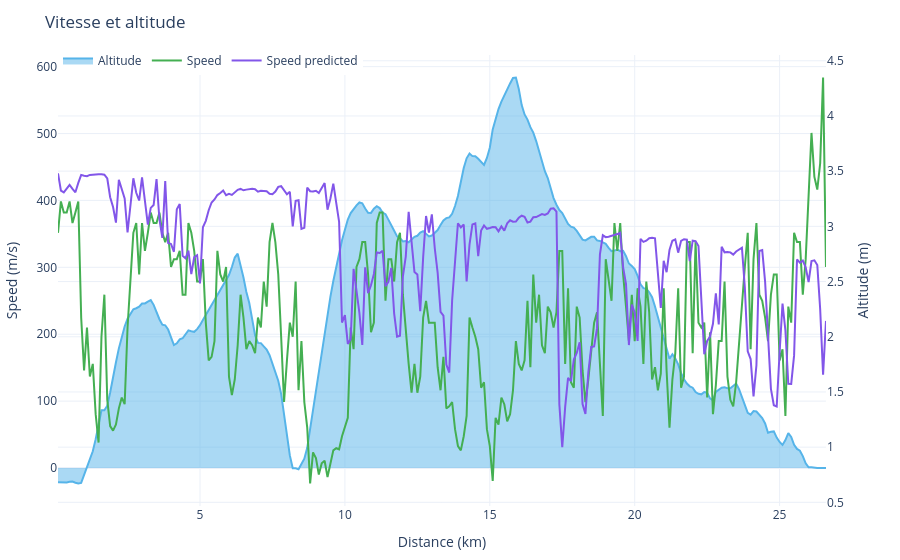

The notebook cell saved with this chart:
### Code cell
for activity_id in dataset.data["activity_id"].unique():
    if (
        not "Mamores"
        in dataset._data[dataset._data["activity_id"] == activity_id]
        .loc[:, "name"]
        .values[0]
    ):
        continue

    race = dataset.get_activities(activity_id)
    race.plot.speed().show()

### Figure 1 — Plotly figure (JSON) as saved in the notebook; plotly's stock layout.template omitted (floating-point values rounded to 4 significant figures; data arrays with more than 128 entries replaced by an {"elided": "..."} marker saying what was removed)
{"data": [{"customdata": {"elided": "266x3 float values"}, "fill": "tozeroy", "hovertemplate": "Distance : %{x:.2f} km<br>Altitude : %{y:.1f} m<br>Speed : %{customdata[0]:.1f} km/h<br>Prediction : %{customdata[1]:.1f} km/h<br>Erreur : %{customdata[2]:.1f} km/h<extra></extra>", "line": {"color": "#56B4E9"}, "mode": "lines", "name": "Altitude", "type": "scatter", "x": {"elided": "266 float values"}, "xaxis": "x", "y": {"elided": "266 float values"}, "yaxis": "y"}, {"customdata": {"elided": "266x3 float values"}, "hovertemplate": "Distance : %{x:.2f} km<br>Altitude : %{y:.1f} m<br>Speed : %{customdata[0]:.1f} km/h<br>Prediction : %{customdata[1]:.1f} km/h<br>Erreur : %{customdata[2]:.1f} km/h<extra></extra>", "line": {"color": "#44AF52"}, "mode": "lines", "name": "Speed", "type": "scatter", "x": {"elided": "266 float values"}, "xaxis": "x", "y": {"elided": "266 float values"}, "yaxis": "y2"}, {"customdata": {"elided": "266x3 float values"}, "hovertemplate": "Distance : %{x:.2f} km<br>Altitude : %{y:.1f} m<br>Speed : %{customdata[0]:.1f} km/h<br>Prediction : %{customdata[1]:.1f} km/h<br>Erreur : %{customdata[2]:.1f} km/h<extra></extra>", "line": {"color": "#8256E9"}, "mode": "lines", "name": "Speed predicted", "type": "scatter", "x": {"elided": "266 float values"}, "xaxis": "x", "y": {"elided": "2716 float values"}, "yaxis": "y2"}], "layout": {"hoverlabel": {"namelength": -1}, "legend": {"orientation": "h", "x": 0, "y": 1.02}, "margin": {"b": 45, "l": 50, "r": 25, "t": 55}, "title": {"text": "Vitesse et altitude"}, "xaxis": {"anchor": "y", "domain": [0, 0.94], "title": {"text": "Distance (km)"}}, "yaxis": {"anchor": "x", "domain": [0, 1], "title": {"text": "Speed (m/s)"}}, "yaxis2": {"anchor": "x", "overlaying": "y", "side": "right", "title": {"text": "Altitude (m)"}}}}
